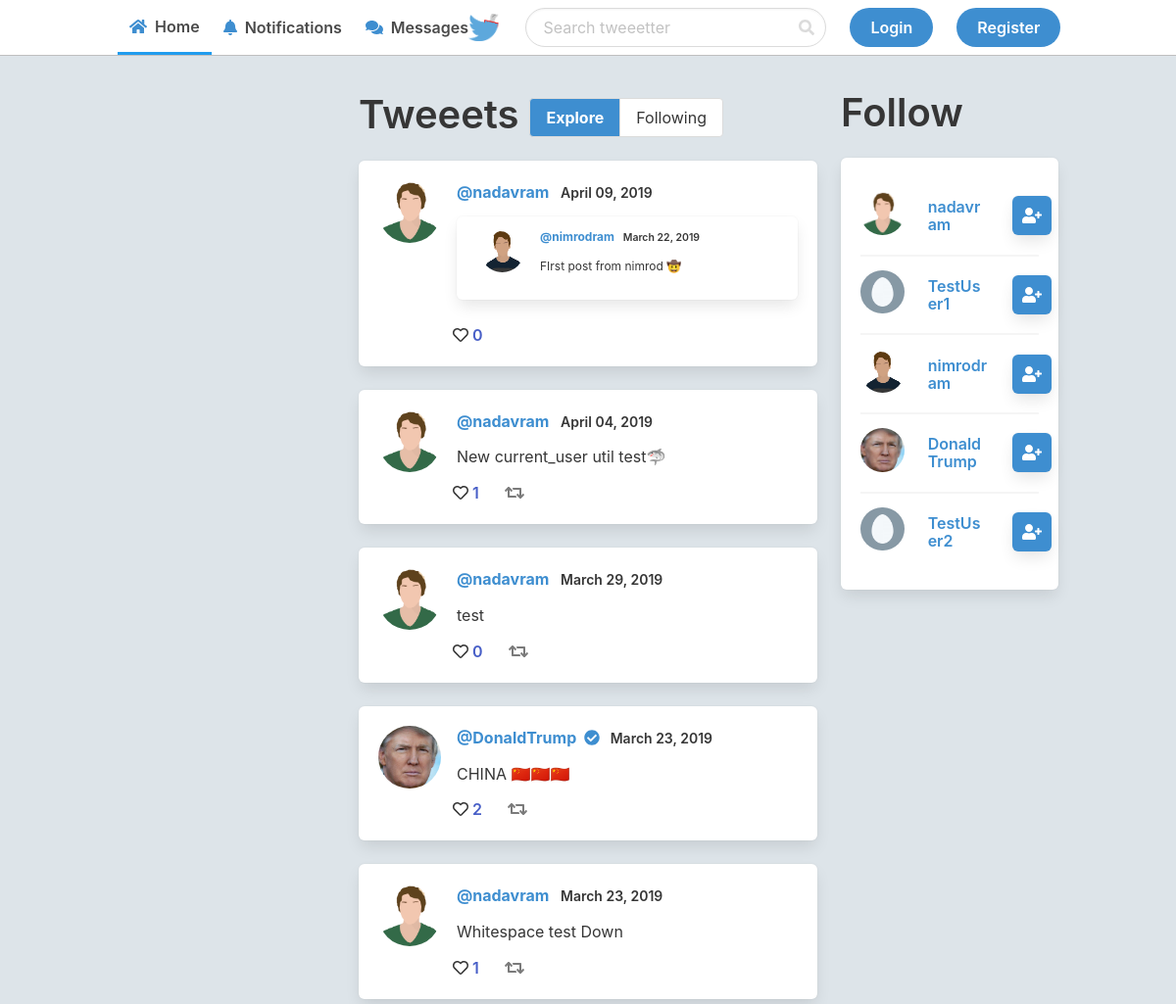
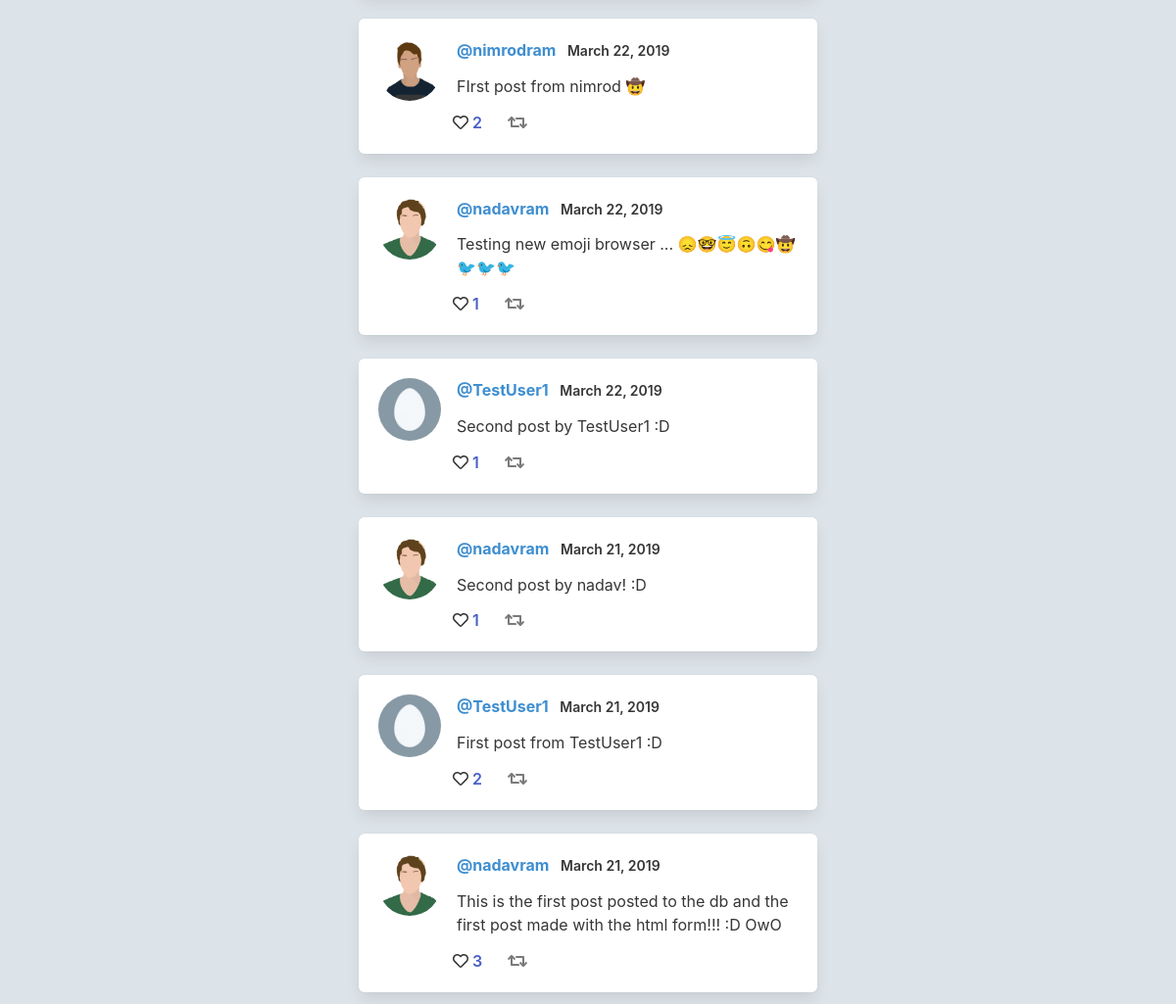
The page / on the database its author committed (2 pictures, top to bottom).
### app.py (models this page shows, shortened)
class Post(db.Model):
    id = db.Column(db.Integer, primary_key=True)
    date_posted = db.Column(db.DateTime, nullable=False,
                            default=datetime.utcnow)
    content = db.Column(db.Text, nullable=False)
    user_id = db.Column(db.Integer, db.ForeignKey('user.id'), nullable=False)
    retweet = db.Column(db.Integer, default=None, nullable=True, unique=False)

class User(db.Model):
    id = db.Column(db.Integer, primary_key=True)
    username = db.Column(db.String(25), unique=True, nullable=False)
    email = db.Column(db.String(120), unique=True, nullable=False)
    image_file = db.Column(db.String(20), default='default.jpg')
    password = db.Column(db.String(64), nullable=False)
    verified = db.Column(db.Integer, default=0, nullable=True)
    posts = db.relationship('Post', backref='author', lazy=True)
    likes = db.relationship('Post', secondary=likes,
                            backref=db.backref('likes', lazy='dynamic'), lazy='dynamic')
    followed = db.relationship('User', secondary=followers,
                               primaryjoin=(followers.c.follower_id == id),
                               secondaryjoin=(followers.c.followed_id == id),
                               backref=db.backref('followers', lazy='dynamic'), lazy='dynamic')

### app.py (the view)
@app.route('/')
def home():
    posts = Post.query.all()
    follow_suggestions = User.query.all()[0:6]
    if current_user():  # If there is a user in the session
        if current_user() in follow_suggestions:  # If the current user is in the user's follow suggestions
            follow_suggestions.remove(current_user())
    return render_template('home.html', posts=posts, user=current_user(), Post_model=Post, likes=likes, follow_suggestions=follow_suggestions, User=User)

### app.py (called while the page is built)
def current_user():
    if len(session) > 0:
        return User.query.filter_by(username=session['username']).first()
    else:
        return None

### templates/home.html (shortened to what this page needs)
{% extends 'layout.html' %}
{% block body %}
<div class="columns">
    <div class="column is-one-quarter is-hidden-touch">
    </div>
    <div class="column is-half">
        <div class="level is-hidden-touch">
            <div class="level-left">
                <h2 class="title is-2">Tweeets</h2>
            </div>
            <div class="level-right">
                <div class="field has-addons" style="margin: .5rem 6rem 0 0;">
                    <p class="control">
                        {% if url_for(request.endpoint) == url_for('home') %}
                        <a class="button has-background-info has-text-white has-text-weight-bold"
                            href="{{ url_for('home') }}">
                            <span>Explore</span>
                        </a>
                        {% else %}
                        <a class="button" href="{{ url_for('home') }}">
                            <span>Explore</span>
                        </a>
                        {% endif %}
                    </p>
                    <p class="control">
                        {% if url_for(request.endpoint) == url_for('home_following') %}
                        <a class="button has-background-info has-text-white has-text-weight-bold"
                            href="{{ url_for('home_following') }}">
                            <span>Following</span>
                        </a>
                        {% else %}
                        <a class="button" href="{{ url_for('home_following') }}">
                            <span>Following</span>
                        </a>
                        {% endif %}
                    </p>
                </div>
            </div>
        </div>
        {% for post in posts|reverse %}
        {% include "includes/_post.html" %}
        {% endfor %}
    </div>
    <div class="column is-one-quarter is-hidden-touch">
        <div class="wrap" style="position: -webkit-sticky; position: sticky; top: 0;">
            <h2 class="title is-2">Follow</h2>
            <div class="box">
                {% for suggestion in follow_suggestions %}
                <div class="columns is-vcentered" style="margin-top: 2px; margin-bottom: 2px;">
                    <div class="column is-one-third">
                        <img src="{{ url_for('static', filename='profile_pics/' + suggestion.image_file) }}"
                            alt="{{ suggestion.username }}" class="profile" width="60">
                    </div>
                    <div class="column">
                        <h2 class="title is-6 has-text-info">{{ suggestion.username }}</h2>
                    </div>
                    <div class="column is-one-quarter">
                        {% if user in suggestion.followers.all() %}
                        <a href="{{ url_for('unfollow', id=suggestion.id) }}">
                            <div class="box icon has-background-light is-small">
                                <i class="fas fa-user-minus has-text-danger"></i>
                            </div>
                        </a>
                        {% else %}
                        <a href="{{ url_for('follow', id=suggestion.id) }}">
                            <div class="box has-background-info icon is-small">
                                <i class="fas fa-user-plus has-text-white"></i>
                            </div>
                        </a>
                        {% endif %}
                    </div>
                </div>
                {% if suggestion != follow_suggestions[-1] %}
                <hr class="is-marginless">
                {% endif %}
                {% endfor %}
            </div>
        </div>
    </div>
</div>
{% endblock %}

### templates/layout.html (shortened to what this page needs)
<!DOCTYPE html>
<html style="background-color: #dde4e9;">
<head>
    <link rel="stylesheet" href="https://cdnjs.cloudflare.com/ajax/libs/bulma/0.7.4/css/bulma.min.css">
</head>
<body class="has-navbar-fixed-top">
    {% include 'includes/_navbar.html' %}
    <div class="container" style="padding-top: 1rem;">
        {% include 'includes/_flash.html' %}
        {% block body %}
        {% endblock %}
    </div>
</body>
</html>

### templates/includes/_navbar.html (shortened to what this page needs)
<div class="navbar is-fixed-top has-text-weight-semibold" style="border-bottom: 1px solid rgba(0,0,0,0.25);">
    <div class="container">
        <div class="navbar-menu">
            <div class="navbar-start">
                <a href="{{ url_for('home') }}" class="navbar-item home-nav"><i
                        class="fas fa-home has-text-info"></i>&nbsp;&nbsp;Home</a>
                <a href="/notifications" class="navbar-item notif-nav"><i
                        class="fas fa-bell has-text-info"></i>&nbsp;&nbsp;Notifications</a>
                <a href="/messages" class="navbar-item msg-nav"><i
                        class="fas fa-comments has-text-info"></i>&nbsp;&nbsp;Messages</a>
            </div>
        </div>
        <div class="navbar-brand">
            <a class="navbar-item has-text-info" href="{{ url_for('home') }}">
                <img src="{{ url_for('static', filename='graphics/' + 'tweeeter-logo.png') }}" alt="">
            </a>
        </div>
        <div class="navbar-menu">
            <div class="navbar-end">
                <div class="navbar-item search-nav">
                    <form action="{{ url_for('search')  }}" method="POST">
                        <div class="control has-icons-right">
                            <input type="search" placeholder="Search tweeetter" class="input is-rounded" name="search">
                            <span class="icon is-right">
                            </span>
                        </div>
                    </form>
                </div>
                {% if session.logged_in %}
                <div class="navbar-item">
                    <a href="{{ url_for('new_post') }}" class="button is-info is is-rounded"><i
                            class="fas fa-pen-nib"></i>&nbsp;&nbsp;Tweeet</a>
                </div>
                <div class="navbar-item has-dropdown is-hoverable">
                    <a class="navbar-item">
                        <span class="icon has-text-info">
                            <i class="fas fa-lg fa-ellipsis-v"></i>
                        </span>
                    </a>
                    <div class="navbar-dropdown">
                        <a class="navbar-item has-text-info" href="{{ url_for('profile') }}">
                            <i class="fas fa-user"></i>&nbsp;&nbsp;Profile
                        </a>
                        <a class="navbar-item has-text-info" href="{{ url_for('logout') }}">
                            <i class="fas fa-sign-out-alt"></i>&nbsp;&nbsp;Logout
                        </a>
                    </div>
                </div>
            </div>
            {% else %}
            <div class="navbar-item">
                <a href="{{ url_for('login') }}" class="button is-info is is-rounded">Login</a>
            </div>
            <div class="navbar-item">
                <a href="{{ url_for('register') }}" class="button is-info is is-rounded">Register</a>
            </div>
            {% endif %}
        </div>
    </div>
</div>
</div>

### templates/includes/_flash.html (shortened to what this page needs)
<div class="columns is-centered">
    <div class="column is-half">
    </div>
</div>

### templates/includes/_post.html (shortened to what this page needs)
{% set id = post.id %}
<a href="/post/{{post.id}}" class="has-text-dark">
    <div class="box" id="{{id}}">
        <article class="media">
            <figure class="media-left">
                <p class="image is-64x64">
                    {% set profile_pic = url_for('static', filename='profile_pics/' + post.author.image_file) %}
                    <img src="{{ profile_pic }}" style="width: 64px; height: 64px;" class="profile">
                </p>
            </figure>
            <div class="media-content">
                <div class="content">
                    <p style="margin-bottom: .8rem;">
                        <strong class="has-text-info">@{{post.author.username}}{% if post.author.verified %}
                            &nbsp;<i class="fas fa-check-circle"></i>
                            {% endif %}</strong>
                        <small
                            class="has-text-weight-semibold">&nbsp;&nbsp;{{post.date_posted.strftime('%B %d, %Y')}}</small>
                        <br>
                        <p style="margin-bottom: .8rem;">{{post.content}}</p>
                        {% if post.retweet != None  %}
                        {% set retweet = Post_model.query.filter_by(id=post.retweet).first() %}
                        <div class="box" style="padding: 0.75rem 1.5rem;">
                            <a href="/post/{{retweet.id}}" class="has-text-dark">
                                <div class="content is-small">
                                    <img src="{{ url_for('static', filename='profile_pics/' + retweet.author.image_file) }}"
                                        alt="Profile Picture" class="profile is-pulled-left" width="45"
                                        style="margin: auto 1rem auto 0;">
                                    <p>
                                        <strong
                                            class="has-text-info">@{{retweet.author.username}}</strong>
                                        <small
                                            class="has-text-weight-semibold">&nbsp;&nbsp;{{retweet.date_posted.strftime('%B %d, %Y')}}</small>
                                        <br>
                                        <p style="margin-bottom: .8rem;">{{retweet.content}}</p>
                                    </p>
                                </div>
                            </a>
                        </div>
                        {% endif %}
                    </p>
                </div>
                <div class="level-left">
                    <a class="level-item has-text-weight-semibold" href="/like/{{post.id}}" style="margin-right: 2rem;">
                        {% if user != None %}
                        {% if user in post.likes.all() %}
                        <span class="icon is-small has-text-danger"><i
                                class="fas fa-heart"></i>&nbsp;&nbsp;</span>{{post.likes.all()|length}}
                        {% else %}
                        <span class="icon is-small has-text-dark"><i
                                class="far fa-heart"></i>&nbsp;&nbsp;</span>{{post.likes.all()|length}}
                        {% endif %}
                        {% else %}
                        <span class="icon is-small has-text-dark"><i
                                class="far fa-heart"></i>&nbsp;&nbsp;</span>{{post.likes.all()|length}}
                        {% endif %}
                    </a>
                    {% if post.retweet == None %}
                    <a class="level-item has-text-weight-semibold" href="/retweet/{{post.id}}">
                        {% if user != None %}
                        {% if Post_model.query.filter_by(user_id=user.id).filter_by(retweet=post.id).first() %}
                        <span class="icon is-small has-text-primary"><i class="fas fa-retweet"></i>&nbsp;&nbsp;</span>
                        {% else %}
                        <span class="icon is-small has-text-grey"><i class="fas fa-retweet"></i>&nbsp;&nbsp;</span>
                        {% endif %}
                        {% else %}
                        <span class="icon is-small has-text-grey"><i class="fas fa-retweet"></i>&nbsp;&nbsp;</span>
                        {% endif %}
                    </a>
                    {% endif %}
                </div>
            </div>
        </article>
    </div>
</a>

### templates/includes/_navbar.html (style rules this page uses)
a.home-nav { border-bottom: 3px solid hsl(204, 86%, 53%); }

### templates/layout.html (style rules this page uses)
img.profile { object-fit: cover; border-radius: 50%; }

### rows shown on the page
Post: author.username "nadavram", date_posted "April 09, 2019", image_file (picture), likes.all|length "0"
User: author.username "nimrodram", image_file (picture), username "nimrodram"
Post: date_posted "March 22, 2019", content "FIrst post from nimrod 🤠", shows a picture, author.username "nimrodram", likes.all|length "2"
Post: author.username "nadavram", date_posted "April 04, 2019", content "New current_user util test🦈", likes.all|length "1"
Post: author.username "nadavram", date_posted "March 29, 2019", content "test", likes.all|length "0"
Post: shows a picture, author.username "DonaldTrump", date_posted "March 23, 2019", content "CHINA 🇨🇳🇨🇳🇨🇳", likes.all|length "2"
Post: author.username "nadavram", date_posted "March 23, 2019", content "Whitespace test Down", likes.all|length "1"
Post: author.username "nadavram", date_posted "March 22, 2019", content "Testing new emoji browser ... 😞🤓😇🙃😋🤠 🐦🐦🐦", likes.all|length "1"
Post: author.username "TestUser1", date_posted "March 22, 2019", content "Second post by TestUser1 :D", likes.all|length "1"
Post: author.username "nadavram", date_posted "March 21, 2019", content "Second post by nadav! :D", likes.all|length "1"
Post: author.username "TestUser1", date_posted "March 21, 2019", content "First post from TestUser1 :D", likes.all|length "2"
Post: author.username "nadavram", date_posted "March 21, 2019", content "This is the first post posted to the db and the first post made with the html form!!! :D OwO", likes.all|length "3"
User: image_file (picture), username "nadavram"
User: image_file (placeholder picture), username "TestUser1"
User: image_file (picture), username "DonaldTrump"
User: image_file (placeholder picture), username "TestUser2"
